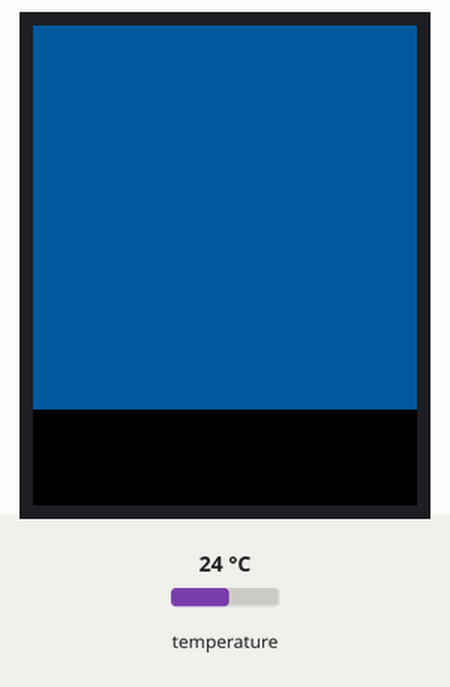
The sketch below on a simulated Arduino Uno, built with avr-gcc and run on an emulated ATmega328P. Parts: 128×160 colour display. The test bench sets the inputs (shaded band); at power-on: temperature 24 °C. What the sketch prints to the serial monitor is not drawn.

Above: at 1.8 s.
1.9 s: temperature set to 12 °C
At 3.4 s:
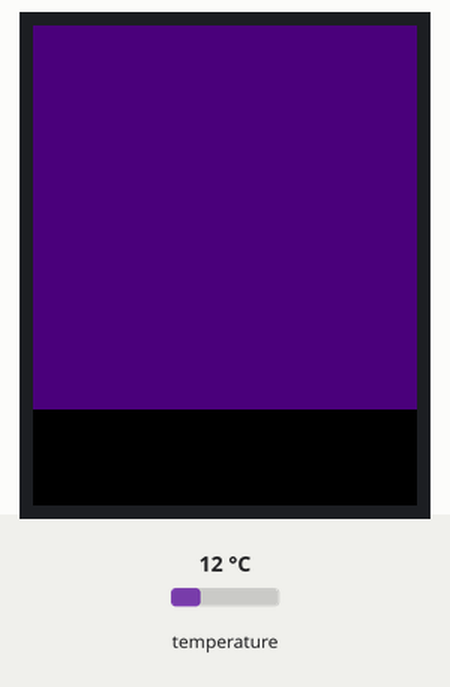
3.9 s: temperature set to 28 °C
At 5.3 s:
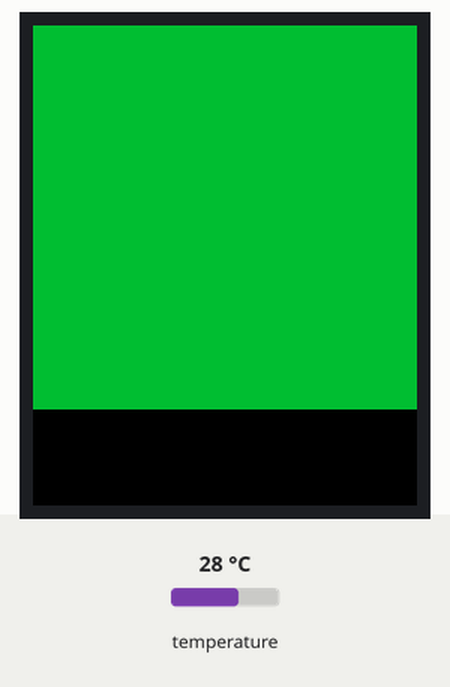
5.8 s: temperature set to 33 °C
At 7.3 s:
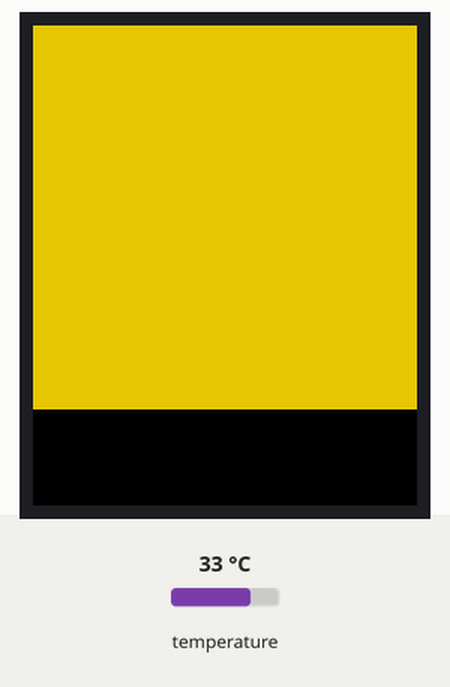
7.6 s: temperature set to 41 °C
At 9.1 s:
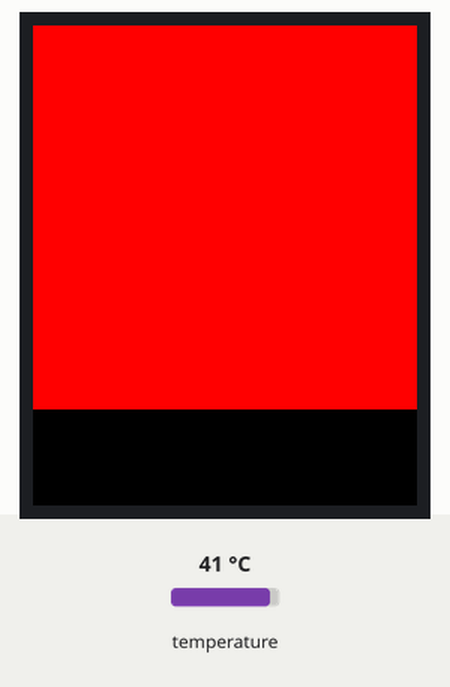
9.4 s: temperature set to 35 °C
At 11.0 s:
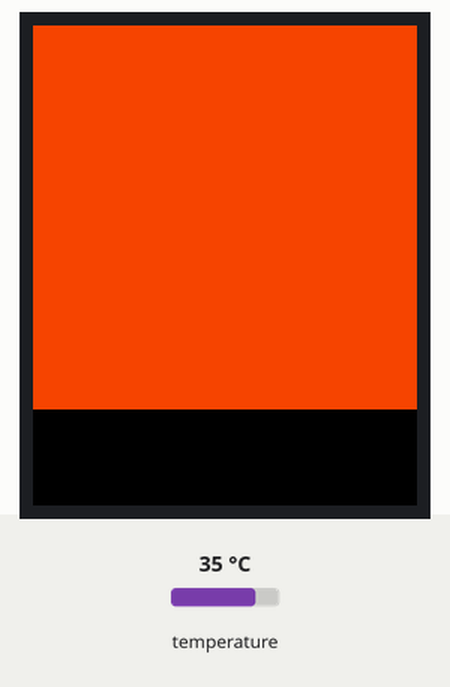
Timing chart, 0 to 12.2 s (numbered marks = the images above; inputs shaded):
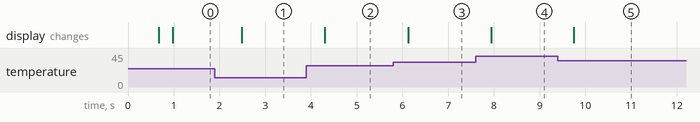

Measured:
- after the input at 1.9 s, the display: changes after 0.59 s (image 1)
- after the input at 3.9 s, the display: changes after 0.40 s (image 2)
- after the input at 5.8 s, the display: changes after 0.32 s (image 3)
- after the input at 7.6 s, the display: changes after 0.34 s (image 4)
- after the input at 9.4 s, the display: changes after 0.35 s (image 5)

The sketch:

interpolation.ino
```cpp
#include <Arduino.h>

float get_point(float *p, uint8_t rows, uint8_t cols, int8_t x, int8_t y);
void set_point(float *p, uint8_t rows, uint8_t cols, int8_t x, int8_t y,
               float f);
void get_adjacents_1d(float *src, float *dest, uint8_t rows, uint8_t cols,
                      int8_t x, int8_t y);
void get_adjacents_2d(float *src, float *dest, uint8_t rows, uint8_t cols,
                      int8_t x, int8_t y);
float cubicInterpolate(float p[], float x);
float bicubicInterpolate(float p[], float x, float y);
void interpolate_image(float *src, uint8_t src_rows, uint8_t src_cols,
                       float *dest, uint8_t dest_rows, uint8_t dest_cols);

float get_point(float *p, uint8_t rows, uint8_t cols, int8_t x, int8_t y) {
  if (x < 0)
    x = 0;
  if (y < 0)
    y = 0;
  if (x >= cols)
    x = cols - 1;
  if (y >= rows)
    y = rows - 1;
  return p[y * cols + x];
}

void set_point(float *p, uint8_t rows, uint8_t cols, int8_t x, int8_t y,
               float f) {
  if ((x < 0) || (x >= cols))
    return;
  if ((y < 0) || (y >= rows))
    return;
  p[y * cols + x] = f;
}

// src is a grid src_rows * src_cols
// dest is a pre-allocated grid, dest_rows*dest_cols
void interpolate_image(float *src, uint8_t src_rows, uint8_t src_cols,
                       float *dest, uint8_t dest_rows, uint8_t dest_cols) {
  float mu_x = (src_cols - 1.0) / (dest_cols - 1.0);
  float mu_y = (src_rows - 1.0) / (dest_rows - 1.0);

  float adj_2d[16]; // matrix for storing adjacents

  for (uint8_t y_idx = 0; y_idx < dest_rows; y_idx++) {
    for (uint8_t x_idx = 0; x_idx < dest_cols; x_idx++) {
      float x = x_idx * mu_x;
      float y = y_idx * mu_y;
      get_adjacents_2d(src, adj_2d, src_rows, src_cols, x, y);
      float frac_x = x - (int)x;
      float frac_y = y - (int)y;
      float out = bicubicInterpolate(adj_2d, frac_x, frac_y);
      set_point(dest, dest_rows, dest_cols, x_idx, y_idx, out);
    }
  }
}

// p is a list of 4 points, 2 to the left, 2 to the right
float cubicInterpolate(float p[], float x) {
  float r = p[1] + (0.5 * x *
                    (p[2] - p[0] +
                     x * (2.0 * p[0] - 5.0 * p[1] + 4.0 * p[2] - p[3] +
                          x * (3.0 * (p[1] - p[2]) + p[3] - p[0]))));

  return r;
}

// p is a 16-point 4x4 array of the 2 rows & columns left/right/above/below
float bicubicInterpolate(float p[], float x, float y) {
  float arr[4] = {0, 0, 0, 0};
  arr[0] = cubicInterpolate(p + 0, x);
  arr[1] = cubicInterpolate(p + 4, x);
  arr[2] = cubicInterpolate(p + 8, x);
  arr[3] = cubicInterpolate(p + 12, x);
  return cubicInterpolate(arr, y);
}

// src is rows*cols and dest is a 4-point array passed in already allocated!
void get_adjacents_1d(float *src, float *dest, uint8_t rows, uint8_t cols,
                      int8_t x, int8_t y) {
 // pick two items to the left
  dest[0] = get_point(src, rows, cols, x - 1, y);
  dest[1] = get_point(src, rows, cols, x, y);
  // pick two items to the right
  dest[2] = get_point(src, rows, cols, x + 1, y);
  dest[3] = get_point(src, rows, cols, x + 2, y);
}

// src is rows*cols and dest is a 16-point array passed in already allocated!
void get_adjacents_2d(float *src, float *dest, uint8_t rows, uint8_t cols,
                      int8_t x, int8_t y) {
  float arr[4];
  for (int8_t delta_y = -1; delta_y < 3; delta_y++) { // -1, 0, 1, 2
    float *row = dest + 4 * (delta_y + 1); // index into each chunk of 4
    for (int8_t delta_x = -1; delta_x < 3; delta_x++) { // -1, 0, 1, 2
      row[delta_x + 1] = get_point(src, rows, cols, x + delta_x, y + delta_y);
    }
  }
}
```

ESP8266_16X16INTERPOLATION.ino
```cpp
#include <Adafruit_GFX.h>    // Core graphics library
#include <Adafruit_ST7735.h> // Hardware-specific library for ST7735
#include <SPI.h>

#include <Wire.h>
#include <Adafruit_AMG88xx.h>


   #define TFT_CS   15 // D8
   #define TFT_RST   2  // D4
   #define TFT_DC   0   // D3

Adafruit_ST7735 tft = Adafruit_ST7735(TFT_CS, TFT_DC, TFT_RST);

#define MINTEMP 20
#define MAXTEMP 36

//color lookup table
const uint16_t camColors[] = {0x480F,
0x400F,0x400F,0x400F,0x4010,0x3810,0x3810,0x3810,0x3810,0x3010,0x3010,
0x3010,0x2810,0x2810,0x2810,0x2810,0x2010,0x2010,0x2010,0x1810,0x1810,
0x1811,0x1811,0x1011,0x1011,0x1011,0x0811,0x0811,0x0811,0x0011,0x0011,
0x0011,0x0011,0x0011,0x0031,0x0031,0x0051,0x0072,0x0072,0x0092,0x00B2,
0x00B2,0x00D2,0x00F2,0x00F2,0x0112,0x0132,0x0152,0x0152,0x0172,0x0192,
0x0192,0x01B2,0x01D2,0x01F3,0x01F3,0x0213,0x0233,0x0253,0x0253,0x0273,
0x0293,0x02B3,0x02D3,0x02D3,0x02F3,0x0313,0x0333,0x0333,0x0353,0x0373,
0x0394,0x03B4,0x03D4,0x03D4,0x03F4,0x0414,0x0434,0x0454,0x0474,0x0474,
0x0494,0x04B4,0x04D4,0x04F4,0x0514,0x0534,0x0534,0x0554,0x0554,0x0574,
0x0574,0x0573,0x0573,0x0573,0x0572,0x0572,0x0572,0x0571,0x0591,0x0591,
0x0590,0x0590,0x058F,0x058F,0x058F,0x058E,0x05AE,0x05AE,0x05AD,0x05AD,
0x05AD,0x05AC,0x05AC,0x05AB,0x05CB,0x05CB,0x05CA,0x05CA,0x05CA,0x05C9,
0x05C9,0x05C8,0x05E8,0x05E8,0x05E7,0x05E7,0x05E6,0x05E6,0x05E6,0x05E5,
0x05E5,0x0604,0x0604,0x0604,0x0603,0x0603,0x0602,0x0602,0x0601,0x0621,
0x0621,0x0620,0x0620,0x0620,0x0620,0x0E20,0x0E20,0x0E40,0x1640,0x1640,
0x1E40,0x1E40,0x2640,0x2640,0x2E40,0x2E60,0x3660,0x3660,0x3E60,0x3E60,
0x3E60,0x4660,0x4660,0x4E60,0x4E80,0x5680,0x5680,0x5E80,0x5E80,0x6680,
0x6680,0x6E80,0x6EA0,0x76A0,0x76A0,0x7EA0,0x7EA0,0x86A0,0x86A0,0x8EA0,
0x8EC0,0x96C0,0x96C0,0x9EC0,0x9EC0,0xA6C0,0xAEC0,0xAEC0,0xB6E0,0xB6E0,
0xBEE0,0xBEE0,0xC6E0,0xC6E0,0xCEE0,0xCEE0,0xD6E0,0xD700,0xDF00,0xDEE0,
0xDEC0,0xDEA0,0xDE80,0xDE80,0xE660,0xE640,0xE620,0xE600,0xE5E0,0xE5C0,
0xE5A0,0xE580,0xE560,0xE540,0xE520,0xE500,0xE4E0,0xE4C0,0xE4A0,0xE480,
0xE460,0xEC40,0xEC20,0xEC00,0xEBE0,0xEBC0,0xEBA0,0xEB80,0xEB60,0xEB40,
0xEB20,0xEB00,0xEAE0,0xEAC0,0xEAA0,0xEA80,0xEA60,0xEA40,0xF220,0xF200,
0xF1E0,0xF1C0,0xF1A0,0xF180,0xF160,0xF140,0xF100,0xF0E0,0xF0C0,0xF0A0,
0xF080,0xF060,0xF040,0xF020,0xF800,};

Adafruit_AMG88xx amg;
unsigned long delayTime;

#define AMG_COLS 8
#define AMG_ROWS 8
float pixels[AMG_COLS * AMG_ROWS];

#define INTERPOLATED_COLS 16
#define INTERPOLATED_ROWS 16

float maxVal = pixels[0];
float minVal = pixels[0];


float get_point(float *p, uint8_t rows, uint8_t cols, int8_t x, int8_t y);
void set_point(float *p, uint8_t rows, uint8_t cols, int8_t x, int8_t y, float f);
void get_adjacents_1d(float *src, float *dest, uint8_t rows, uint8_t cols, int8_t x, int8_t y);
void get_adjacents_2d(float *src, float *dest, uint8_t rows, uint8_t cols, int8_t x, int8_t y);
float cubicInterpolate(float p[], float x);
float bicubicInterpolate(float p[], float x, float y);
void interpolate_image(float *src, uint8_t src_rows, uint8_t src_cols,
                       float *dest, uint8_t dest_rows, uint8_t dest_cols);
void setup() {
  delay(500);
  Serial.begin(9600);
  Serial.println("This is a test using the AMG8833 16x16 interpolate");

  tft.initR();
  tft.setRotation(0);
  tft.fillScreen(0X0000);


  if (!amg.begin()) {
    Serial.println("Initialisation failed! check wiring!");
    while (1) { delay(1); }
  }

  Serial.println("Initialising thermal imager...");
}

void loop() {
  //read all the pixels
  amg.readPixels(pixels);
  //minmax1();
  //minmax2();
  //printtemp();
  //serialprint();


  float dest_2d[INTERPOLATED_ROWS * INTERPOLATED_COLS];
  int32_t t = millis();
  interpolate_image(pixels, AMG_ROWS, AMG_COLS, dest_2d, INTERPOLATED_ROWS, INTERPOLATED_COLS);


  uint16_t boxsize = min(160 / INTERPOLATED_COLS, 128 / INTERPOLATED_COLS);

  drawpixels(dest_2d, INTERPOLATED_ROWS, INTERPOLATED_COLS, boxsize, boxsize, false);

}

void drawpixels(float *p, uint8_t rows, uint8_t cols, uint8_t boxWidth, uint8_t boxHeight, boolean showVal) {
  int colorTemp;
  for (int y=0; y<rows; y++) {
    for (int x=0; x<cols; x++) {
      float val = get_point(p, rows, cols, x, y);
      if(val >= MAXTEMP) colorTemp = MAXTEMP;
      else if(val <= MINTEMP) colorTemp = MINTEMP;
      else colorTemp = val;

      uint8_t colorIndex = map(colorTemp, MINTEMP, MAXTEMP, 0, 255);
      colorIndex = constrain(colorIndex, 0, 255);
      //draw the pixels!
      uint16_t color;
      color = val * 2;
      tft.fillRect( boxWidth*y, boxWidth*x, boxWidth, boxHeight, camColors[colorIndex]);


    }
  }

}
```

extra.ino
```cpp
void minmax1() {

  //this is to find the min and max values in the temperature matrix
  for (int i = 0; i < (sizeof(pixels) / sizeof(pixels[0])); i++) {
      maxVal = max(pixels[i],maxVal);
      minVal = min(pixels[i],minVal);
   }//for

    Serial.print("the highest temperature in the array is:   ");
    Serial.println(maxVal);
    Serial.print("the lowest temperature in the array is:   ");
    Serial.println(minVal);
    Serial.println();

    delay(1000);
}

void minmax2() {
  //reset the variables
  maxVal = pixels[0];
  minVal = pixels[0];
}

void serialprint(){
  Serial.print("[");
  for(int i=1; i<=AMG88xx_PIXEL_ARRAY_SIZE; i++){
    Serial.print(pixels[i-1]);
    Serial.print(", ");
    if( i%8 == 0 ) Serial.println();
  }
  Serial.println("]");
  Serial.println();

  delay(1000);

}
```
